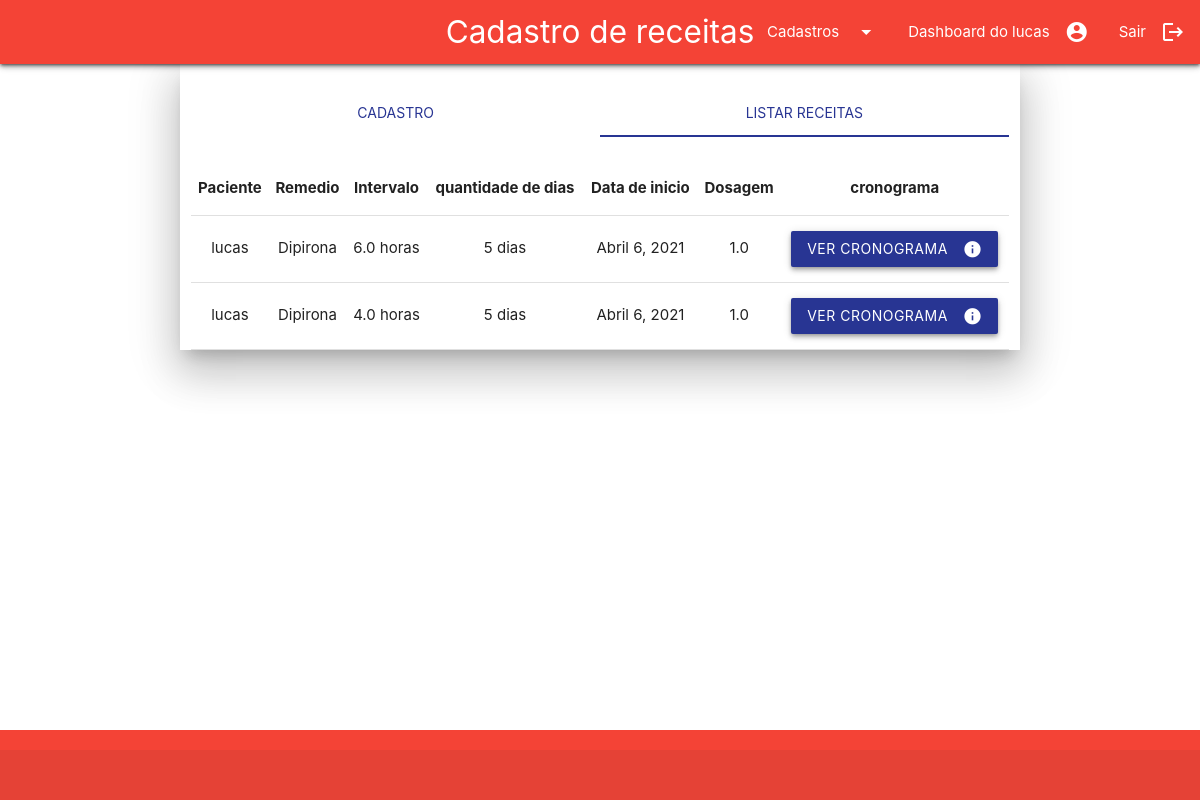
Page /cadastro/registrar-receita/ (signed in) on the committed database.
### cadastro/models.py (models this page shows, shortened)
class Pessoa(AbstractBaseUser,PermissionsMixin):
    nome_completo = models.CharField(
        verbose_name = "Nome completo",
        max_length = 194,
        null = True,
        blank = True,
    )
    cpf = models.CharField(
        verbose_name= "CPF",
        max_length = 14,
        unique = True
    )
    data_nascimento = models.DateField(
        verbose_name="Data de nascimento",
        auto_now=False,
        auto_now_add=False,
        null = True,
        blank = True,
    )
    email = models.EmailField(
        verbose_name="E-mail",
        max_length = 194,
        unique = True,
        null = True,
        blank = True,
    )
    horario_criacao = models.DateTimeField(
        verbose_name= "Horário de criação",
        auto_now_add = True,
        null = True,
        blank = True,
    )
    is_active = models.BooleanField(
        verbose_name="Usuário está ativo",
        default=True,
    )
    is_staff  = models.BooleanField(
        verbose_name="Usuário é da equipe de desenvolvimento",
        default= False,
    )
    is_superuser = models.BooleanField(
        verbose_name= "Usuário é um superusuario",
        default=False,
    )
    USERNAME_FIELD = "cpf"
    objects = UsuarioManager()
    class Meta:
        verbose_name = "Pessoa"
        db_table = "pessoa"
    def __str__(self):
        return self.nome_completo

class Receita(models.Model):
    pessoa = models.ForeignKey(
        Pessoa,
        on_delete = models.CASCADE,
        verbose_name = "Nome do paciente",
    )
    remedio = models.ForeignKey(
        Remedio,
        on_delete = models.CASCADE,
        verbose_name = "Nome do remedio",
    )
    quantidade_dias = models.IntegerField(
        verbose_name = "Total de dias",
        help_text = "total de dias que será consumido o remédio",
        default = 0,
    )
    intervalo = models.FloatField(
        verbose_name = "Intervalo de tempo em horas",
        blank = False,
        null = False,
    )
    data_inicio = models.DateField(
        verbose_name="Data de inicio para tomar o remédio",
        auto_now= False,
        blank = True,
        null = True,
    )
    dosagem = models.FloatField(
        verbose_name = "Dosagem do Remédio",
        blank = False,
        null = False,
    )
    class Meta:
        verbose_name = "Receita"
        verbose_name_plural = "Receitas"
        db_table = "receita"

class Remedio(models.Model):
    nome_completo = models.CharField(
        verbose_name = "Nome completo",
        max_length = 194,
    )
    descricao = models.TextField(
        verbose_name = "Descricao",
        max_length = 350,
    )
    class Meta:
        verbose_name = "Remedio"
        verbose_name_plural = "Remedios"
        db_table = "remedio"
    def __str__(self):
        return self.nome_completo

### cadastro/views.py (the view)
# urls.py: path('registrar-receita/', views.registrar_receita, name="registrar_receita"),
@login_required
def registrar_receita(request):
    objPessoa = Pessoa.objects.get(pk=request.user.id)
    form = Receitaform
    list_receitas = Receita.objects.filter(pessoa=objPessoa)
    if request.method == "POST":
        form = Receitaform(request.POST)
        if form.is_valid():
            form.save()
            return redirect("dashboard_usuario")
    context = {
        "nome_pagina" : "Cadastro de receitas",
        "list_receitas" : list_receitas,
        "form" : form,
        "usuario" : objPessoa,
    }
    return render(request,"cadastro_receita.html",context)

### templates/cadastro_receita.html (shortened to what this page needs)
{%extends "base_usuario.html"%}
{% load materializecss %}
{%block conteudo%}
<main>
    <div class="container z-depth-5">
        <div class="row">
            <div class="col s12">
                <ul class="tabs">
                    <li class="tab col s6"><a  href="#cadastro">Cadastro</a></li>
                    <li class="tab col s6"><a class="active" href="#listar">Listar receitas</a></li>
                </ul>
            </div>
            <div id="listar" class="col s12">
                <table class="centered responsive-table highlight">
                    <thead>
                        <tr>
                            <th>Paciente</th>
                            <th>Remedio</th>
                            <th>Intervalo</th>
                            <th>quantidade de dias</th>
                            <th>Data de inicio</th>
                            <th>Dosagem</th>
                            <th>cronograma</th>
                        </tr>
                    </thead>
                    <tbody>
                    {%for receita in list_receitas%}
                        <tr>
                            <td>{{receita.pessoa}}</td>
                            <td>{{receita.remedio}}</td>
                            <td>{{receita.intervalo}} horas</td>
                            <td>{{receita.quantidade_dias}} dias</td>
                            <td>{{receita.data_inicio}}</td>
                            <td>{{receita.dosagem}}</td>
                            <td>
                                <a class="btn waves-effect indigo darken-3 z-depth-2 "
                                href="{% url 'dosagem_usuario' id_receita=receita.id %}">
                                <i class="material-icons right">info</i>
                                Ver cronograma
                                </a>
                            </td>
                        </tr>
                    {%endfor%}
                    </tbody>
                  </table>
            </div>
        </div>
    </div>
</main>
{%endblock conteudo%}

### templates/base_usuario.html (shortened to what this page needs)
<!DOCTYPE html>
{% load static %}
<html lang="en">
    <head>
        <link type="text/css" rel="stylesheet" href="{% static 'css/materialize.min.css' %}"  media="screen,projection"/>
        <link type="text/css" rel="stylesheet" href="{% static 'css/custom.css' %}">
    </head>
<body>
    <header>
        <nav>
            <div class=" z-depth-2 red nav-wrapper">
                <a href="#!" class="brand-logo center">{{nome_pagina}}</a>
                <ul class="right hide-on-med-and-down">
                    <li><a class="dropdown-trigger" data-target="Cadastros">
                        Cadastros
                    <i class="material-icons right">arrow_drop_down</i>
                    </a></li>
                    <li><a
                        href="{%url 'dashboard_usuario'%}">
                        <i class="material-icons right">account_circle</i>
                        Dashboard do {{usuario}}
                    </a></li>
                    <li><a
                        href="{%url 'login'%}">
                        <i class="material-icons right">logout</i>
                        Sair
                    </a></li>
              </ul>
            </div>
        </nav>
    </header>
    {% block conteudo %}
    {% endblock conteudo %}
    <footer class="page-footer red ">
        <div class="footer-copyright ">
        </div>
    </footer>
</body>
</html>

### static/css/custom.css (style rules this page uses)
body { display: flex; min-height: 100vh; flex-direction: column; }
.row .col.s12 { margin-top: 25px; }
main { flex: 1 0 auto; }
.tabs .tab a { color: #283593; }
.tabs .tab a:hover, .tabs .tab a.active { color: #283593; }

### rows in the picture
Pessoa: nome_completo "lucas"
Receita: pessoa "lucas", remedio "Dipirona", intervalo "6.0", quantidade_dias "5", data_inicio "Abril 6, 2021", dosagem "1.0"
Receita: pessoa "lucas", remedio "Dipirona", intervalo "4.0", quantidade_dias "5", data_inicio "Abril 6, 2021", dosagem "1.0"

### other values in the picture
{{ nome_pagina }} "Cadastro de receitas"
